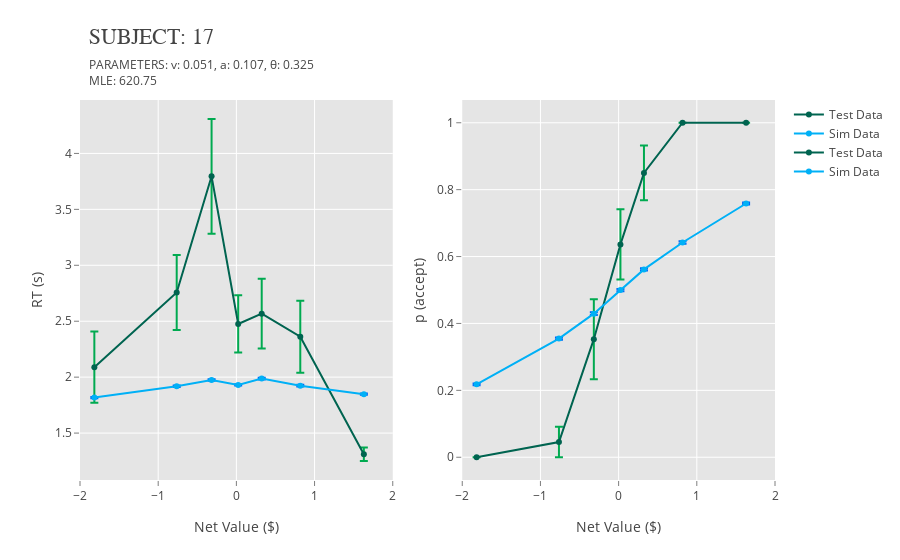

Write notebook code for a chart like this one.
### Markdown cell above
**Enter subject number to check fit**

---
- subject #s = 0-22
- decent fits: 7-10, 14
---
Can also use `plotly_rt()` or `plotly_choice()` to get single plots

### Code cell
plotly_combined(17)

### Figure 1 — Plotly figure (JSON) as saved in the notebook; plotly's stock layout.template omitted (floating-point values rounded to 4 significant figures)
{"data": [{"error_y": {"array": [0.3186, 0.3357, 0.5125, 0.2559, 0.3121, 0.322, 0.06071], "color": "rgb(0,170,80)", "type": "data", "visible": true}, "line": {"color": "rgb(0,100,80)"}, "mode": "lines+markers", "name": "Test Data", "type": "scatter", "x": [-1.816, -0.7632, -0.3171, 0.02318, 0.324, 0.8175, 1.63], "y": [2.089, 2.757, 3.795, 2.475, 2.568, 2.362, 1.311]}, {"error_y": {"array": [0.004916, 0.006135, 0.007308, 0.006181, 0.006863, 0.007155, 0.005508], "color": "rgb(0,100,246)", "type": "data", "visible": true}, "line": {"color": "rgb(0,176,246)"}, "mode": "lines+markers", "name": "Sim Data", "type": "scatter", "x": [-1.816, -0.7632, -0.3171, 0.02318, 0.324, 0.8175, 1.63], "y": [1.817, 1.918, 1.974, 1.931, 1.987, 1.924, 1.847]}, {"error_y": {"array": [0, 0.04545, 0.1195, 0.105, 0.08192, 0, 0], "color": "rgb(0,170,80)", "type": "data", "visible": true}, "line": {"color": "rgb(0,100,80)"}, "mode": "lines+markers", "name": "Test Data", "type": "scatter", "x": [-1.816, -0.7632, -0.3171, 0.02318, 0.324, 0.8175, 1.63], "xaxis": "x2", "y": [0, 0.04545, 0.3529, 0.6364, 0.85, 1, 1], "yaxis": "y2"}, {"error_y": {"array": [0.002468, 0.003226, 0.003797, 0.003371, 0.003509, 0.00379, 0.002822], "color": "rgb(0,100,246)", "type": "data", "visible": true}, "line": {"color": "rgb(0,176,246)"}, "mode": "lines+markers", "name": "Sim Data", "type": "scatter", "x": [-1.816, -0.7632, -0.3171, 0.02318, 0.324, 0.8175, 1.63], "xaxis": "x2", "y": [0.218, 0.3547, 0.4293, 0.4998, 0.5616, 0.642, 0.7586], "yaxis": "y2"}], "layout": {"annotations": [{"showarrow": false, "text": "PARAMETERS: v: 0.051, a: 0.107, θ: 0.325", "x": 0.01, "xref": "paper", "y": 1.12, "yref": "paper"}, {"showarrow": false, "text": "MLE: 620.75", "x": 0.01, "xref": "paper", "y": 1.08, "yref": "paper"}, {"font": {"family": "Arial, sans-serif", "size": 22}, "showarrow": false, "text": "SUBJECT: 17", "x": 0.01, "xref": "paper", "y": 1.2, "yref": "paper"}], "paper_bgcolor": "rgb(255,255,255)", "plot_bgcolor": "rgb(229,229,229)", "xaxis": {"domain": [0, 0.45], "gridcolor": "rgb(255,255,255)", "range": [-2, 2], "showgrid": true, "showline": false, "showticklabels": true, "tickcolor": "rgb(127,127,127)", "ticks": "outside", "title": "Net Value ($)", "zeroline": false}, "xaxis2": {"domain": [0.55, 1], "gridcolor": "rgb(255,255,255)", "range": [-2, 2], "showgrid": true, "showline": false, "showticklabels": true, "tickcolor": "rgb(127,127,127)", "ticks": "outside", "title": "Net Value ($)", "zeroline": false}, "yaxis1": {"anchor": "x1", "gridcolor": "rgb(255,255,255)", "range": [0], "showgrid": true, "showline": false, "showticklabels": true, "tickcolor": "rgb(127,127,127)", "ticks": "outside", "title": "RT (s)", "zeroline": false}, "yaxis2": {"anchor": "x2", "gridcolor": "rgb(255,255,255)", "range": [0], "showgrid": true, "showline": false, "showticklabels": true, "tickcolor": "rgb(127,127,127)", "ticks": "outside", "title": "p (accept)", "zeroline": false}}}
